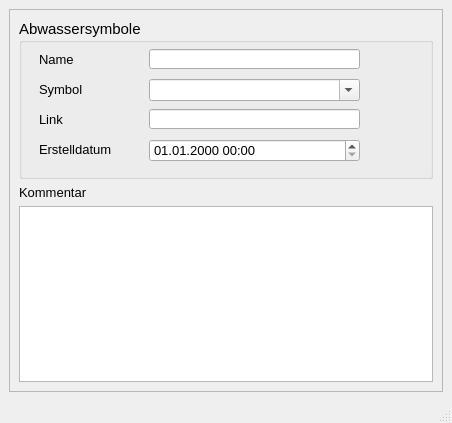
<?xml version="1.0" encoding="UTF-8"?>
<ui version="4.0">
 <class>MainWindow</class>
 <widget class="QMainWindow" name="MainWindow">
  <property name="geometry">
   <rect>
    <x>0</x>
    <y>0</y>
    <width>452</width>
    <height>423</height>
   </rect>
  </property>
  <property name="minimumSize">
   <size>
    <width>370</width>
    <height>300</height>
   </size>
  </property>
  <property name="font">
   <font>
    <family>Tahoma</family>
    <pointsize>10</pointsize>
   </font>
  </property>
  <property name="windowTitle">
   <string>Anbindung Direkteinleiter</string>
  </property>
  <property name="layoutDirection">
   <enum>Qt::LeftToRight</enum>
  </property>
  <widget class="QWidget" name="centralwidget">
   <layout class="QVBoxLayout" name="verticalLayout">
    <item>
     <widget class="QScrollArea" name="scrollArea">
      <property name="widgetResizable">
       <bool>true</bool>
      </property>
      <widget class="QWidget" name="scrollAreaWidgetContents">
       <property name="geometry">
        <rect>
         <x>0</x>
         <y>0</y>
         <width>428</width>
         <height>373</height>
        </rect>
       </property>
       <layout class="QVBoxLayout" name="verticalLayout_2">
        <item>
         <widget class="QGroupBox" name="groupBox_3">
          <property name="minimumSize">
           <size>
            <width>0</width>
            <height>160</height>
           </size>
          </property>
          <property name="font">
           <font>
            <family>Tahoma</family>
            <pointsize>11</pointsize>
           </font>
          </property>
          <property name="title">
           <string>Abwassersymbole</string>
          </property>
          <widget class="QgsDateTimeEdit" name="createdat">
           <property name="geometry">
            <rect>
             <x>130</x>
             <y>120</y>
             <width>211</width>
             <height>23</height>
            </rect>
           </property>
           <property name="font">
            <font>
             <family>Tahoma</family>
             <pointsize>10</pointsize>
            </font>
           </property>
           <property name="currentSection">
            <enum>QDateTimeEdit::DaySection</enum>
           </property>
           <property name="displayFormat">
            <string>dd.MM.yyyy HH:mm</string>
           </property>
          </widget>
          <widget class="QLabel" name="label_71">
           <property name="geometry">
            <rect>
             <x>20</x>
             <y>120</y>
             <width>101</width>
             <height>21</height>
            </rect>
           </property>
           <property name="font">
            <font>
             <family>Tahoma</family>
             <pointsize>10</pointsize>
            </font>
           </property>
           <property name="text">
            <string>Erstelldatum</string>
           </property>
          </widget>
          <widget class="QComboBox" name="art">
           <property name="geometry">
            <rect>
             <x>130</x>
             <y>60</y>
             <width>211</width>
             <height>22</height>
            </rect>
           </property>
           <property name="font">
            <font>
             <family>Tahoma</family>
             <pointsize>10</pointsize>
            </font>
           </property>
           <property name="toolTip">
            <string/>
           </property>
           <property name="statusTip">
            <string/>
           </property>
           <property name="editable">
            <bool>true</bool>
           </property>
          </widget>
          <widget class="QLabel" name="label_21">
           <property name="geometry">
            <rect>
             <x>20</x>
             <y>60</y>
             <width>101</width>
             <height>21</height>
            </rect>
           </property>
           <property name="font">
            <font>
             <family>Tahoma</family>
             <pointsize>10</pointsize>
            </font>
           </property>
           <property name="text">
            <string>Symbol</string>
           </property>
           <property name="alignment">
            <set>Qt::AlignLeading|Qt::AlignLeft|Qt::AlignVCenter</set>
           </property>
          </widget>
          <widget class="QLabel" name="label_4">
           <property name="geometry">
            <rect>
             <x>20</x>
             <y>30</y>
             <width>101</width>
             <height>21</height>
            </rect>
           </property>
           <property name="font">
            <font>
             <family>Tahoma</family>
             <pointsize>10</pointsize>
            </font>
           </property>
           <property name="text">
            <string>Name</string>
           </property>
           <property name="alignment">
            <set>Qt::AlignLeading|Qt::AlignLeft|Qt::AlignVCenter</set>
           </property>
          </widget>
          <widget class="QLabel" name="label_72">
           <property name="geometry">
            <rect>
             <x>20</x>
             <y>90</y>
             <width>101</width>
             <height>21</height>
            </rect>
           </property>
           <property name="font">
            <font>
             <family>Tahoma</family>
             <pointsize>10</pointsize>
            </font>
           </property>
           <property name="text">
            <string>Link</string>
           </property>
          </widget>
          <widget class="QLineEdit" name="bezeichnung">
           <property name="geometry">
            <rect>
             <x>130</x>
             <y>30</y>
             <width>211</width>
             <height>20</height>
            </rect>
           </property>
           <property name="font">
            <font>
             <family>Tahoma</family>
             <pointsize>11</pointsize>
            </font>
           </property>
           <property name="toolTip">
            <string>&lt;html&gt;&lt;head/&gt;&lt;body&gt;&lt;p&gt;Eindeutige Bezeichnung&lt;/p&gt;&lt;/body&gt;&lt;/html&gt;</string>
           </property>
           <property name="statusTip">
            <string>Eindeutige Bezeichnung</string>
           </property>
          </widget>
          <widget class="QLineEdit" name="link">
           <property name="geometry">
            <rect>
             <x>130</x>
             <y>90</y>
             <width>211</width>
             <height>20</height>
            </rect>
           </property>
           <property name="font">
            <font>
             <family>Tahoma</family>
             <pointsize>11</pointsize>
            </font>
           </property>
           <property name="toolTip">
            <string>&lt;html&gt;&lt;head/&gt;&lt;body&gt;&lt;p&gt;Speicherort mit Zusatzinfos&lt;/p&gt;&lt;/body&gt;&lt;/html&gt;</string>
           </property>
           <property name="statusTip">
            <string>Speicherort mit Zusatzinfos</string>
           </property>
          </widget>
         </widget>
        </item>
        <item>
         <widget class="QLabel" name="label_15">
          <property name="text">
           <string>Kommentar</string>
          </property>
         </widget>
        </item>
        <item>
         <widget class="QTextEdit" name="kommentar">
          <property name="minimumSize">
           <size>
            <width>0</width>
            <height>0</height>
           </size>
          </property>
          <property name="toolTip">
           <string>&lt;html&gt;&lt;head/&gt;&lt;body&gt;&lt;p&gt;Platz für zusätzliche Kommentare&lt;/p&gt;&lt;/body&gt;&lt;/html&gt;</string>
          </property>
          <property name="statusTip">
           <string>Platz für zusätzliche Kommentare</string>
          </property>
         </widget>
        </item>
       </layout>
      </widget>
     </widget>
    </item>
   </layout>
  </widget>
  <widget class="QStatusBar" name="statusbar"/>
 </widget>
 <customwidgets>
  <customwidget>
   <class>QgsDateTimeEdit</class>
   <extends>QDateTimeEdit</extends>
   <header>qgsdatetimeedit.h</header>
  </customwidget>
 </customwidgets>
 <tabstops>
  <tabstop>bezeichnung</tabstop>
  <tabstop>art</tabstop>
  <tabstop>link</tabstop>
  <tabstop>createdat</tabstop>
  <tabstop>kommentar</tabstop>
 </tabstops>
 <resources/>
 <connections/>
</ui>
